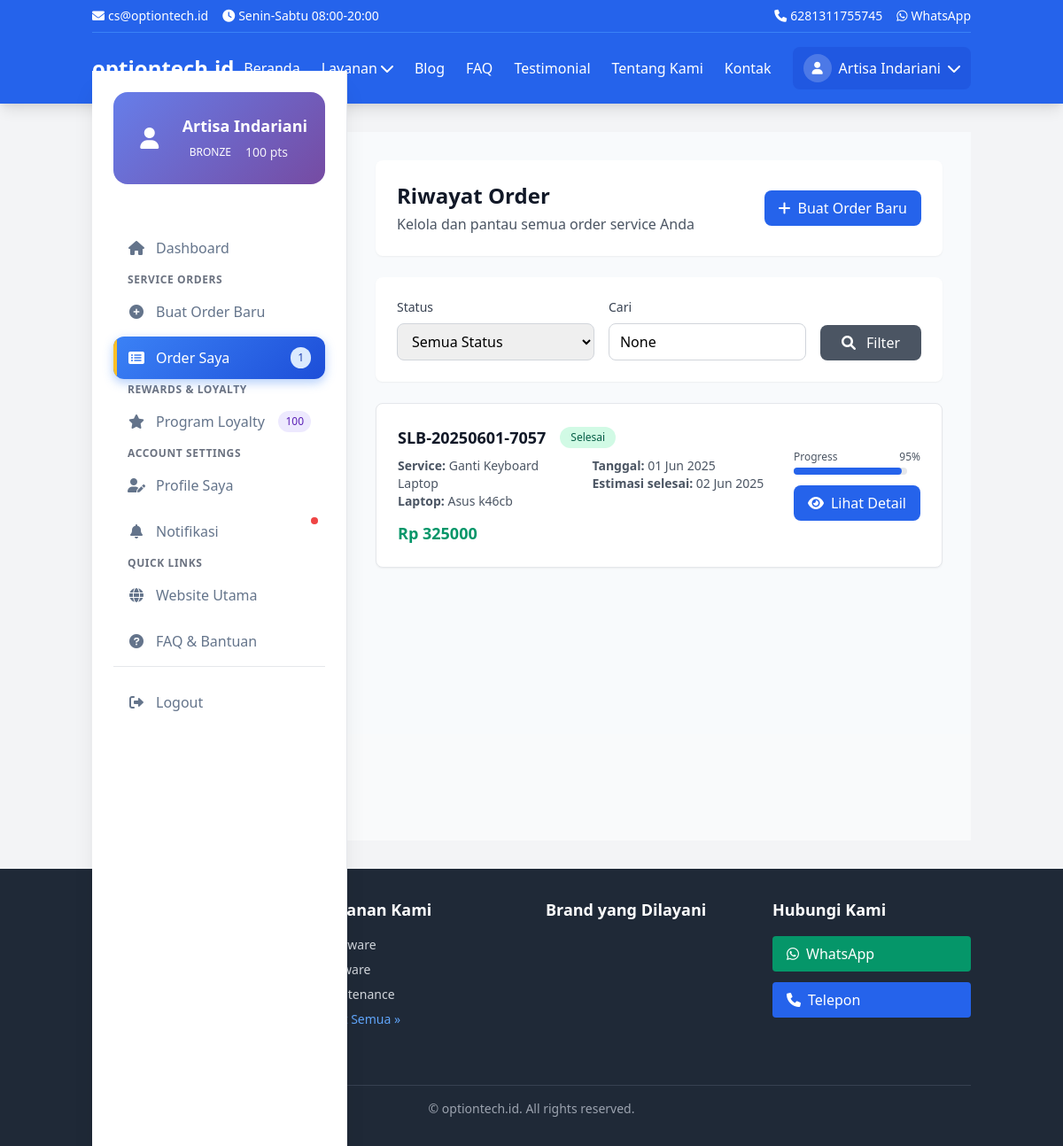
Page /customer/orders/ (signed in) on the earlier database version.
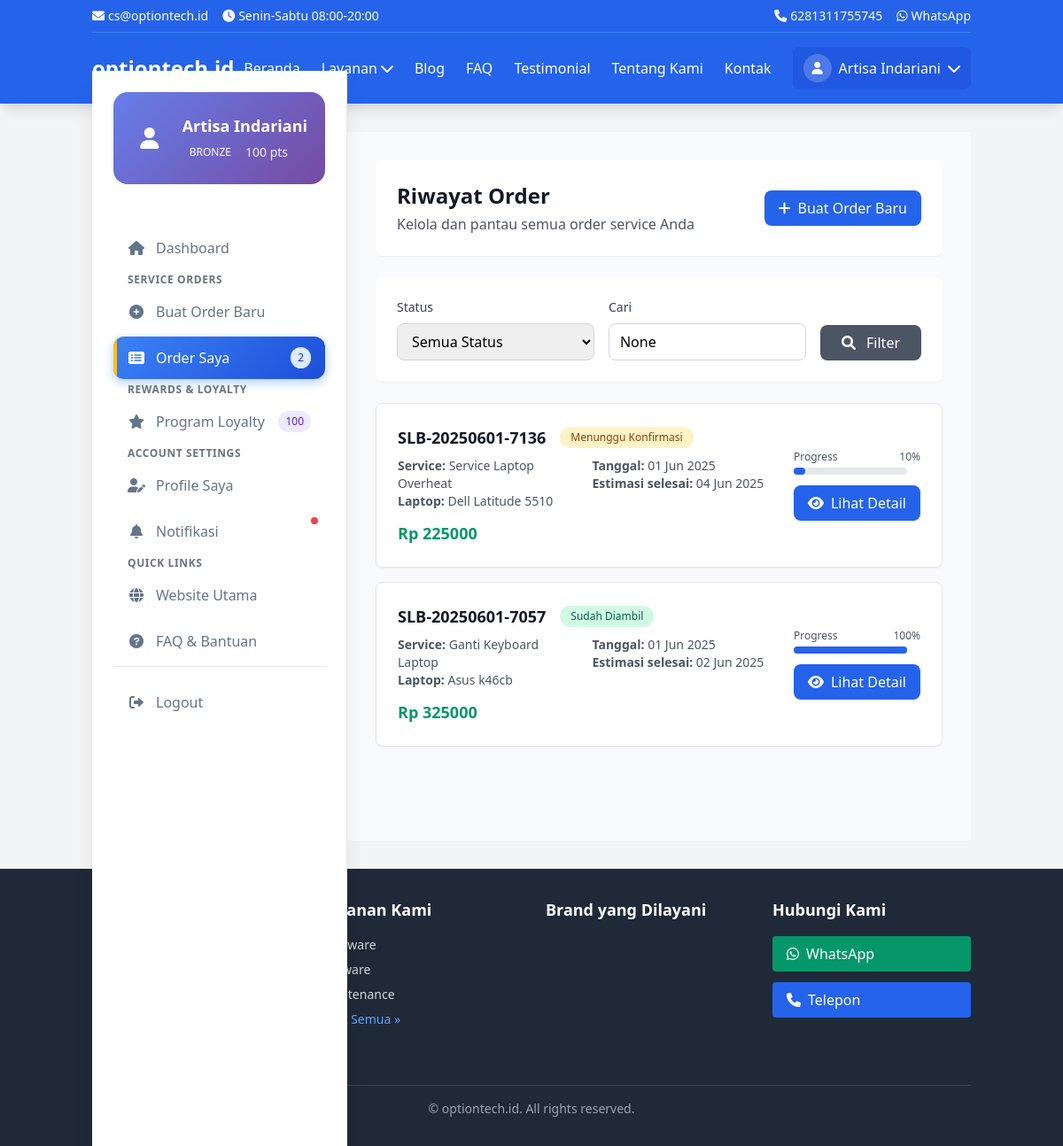
Same page on the later database version.
### customers/models.py (models this page shows, shortened)
class ServiceOrder(TimeStampedModel):
    STATUS_CHOICES = [
        ('PENDING', 'Menunggu Konfirmasi'),
        ('CONFIRMED', 'Dikonfirmasi'),
        ('IN_PROGRESS', 'Sedang Dikerjakan'),
        ('WAITING_PARTS', 'Menunggu Spare Part'),
        ('TESTING', 'Testing & Quality Check'),
        ('COMPLETED', 'Selesai'),
        ('DELIVERED', 'Sudah Diambil'),
        ('CANCELLED', 'Dibatalkan'),
    ]
    PRIORITY_CHOICES = [
        ('LOW', 'Normal'),
        ('MEDIUM', 'Prioritas'),
        ('HIGH', 'Express'),
        ('URGENT', 'Emergency')
    ]
    order_number = models.CharField(max_length=20, unique=True)
    customer = models.ForeignKey(CustomerProfile, on_delete=models.CASCADE, related_name='orders')
    service = models.ForeignKey(Service, on_delete=models.CASCADE)
    device_brand = models.CharField(max_length=50)
    device_model = models.CharField(max_length=100)
    device_serial = models.CharField(max_length=100, blank=True)
    device_condition = models.TextField(help_text="Kondisi awal device saat diterima")
    problem_description = models.TextField()
    status = models.CharField(max_length=20, choices=STATUS_CHOICES, default='PENDING')
    priority = models.CharField(max_length=10, choices=PRIORITY_CHOICES, default='LOW')
    estimated_completion = models.DateTimeField(null=True, blank=True)
    actual_completion = models.DateTimeField(null=True, blank=True)
    estimated_cost = models.DecimalField(max_digits=10, decimal_places=2, default=0)
    final_cost = models.DecimalField(max_digits=10, decimal_places=2, default=0)
    discount_amount = models.DecimalField(max_digits=10, decimal_places=2, default=0)
    total_paid = models.DecimalField(max_digits=10, decimal_places=2, default=0)
    assigned_technician = models.CharField(max_length=100, blank=True)
    internal_notes = models.TextField(blank=True, help_text="Internal notes for technicians")
    customer_notes = models.TextField(blank=True, help_text="Notes visible to customer")
    warranty_period = models.IntegerField(default=30, help_text="Warranty period in days")
    warranty_expiry = models.DateTimeField(null=True, blank=True)
    class Meta:
        ordering = ['-created_at']
        verbose_name = "Service Order"
        verbose_name_plural = "Service Orders"
    def get_progress_percentage(self):
        progress_map = {
            'PENDING': 10,
            'CONFIRMED': 20,
            'IN_PROGRESS': 50,
            'WAITING_PARTS': 60,
            'TESTING': 85,
            'COMPLETED': 95,
            'DELIVERED': 100,
            'CANCELLED': 0
        }
        return progress_map.get(self.status, 0)

### services/models.py (models this page shows, shortened)
class Service(TimeStampedModel, ModelMeta):
    name = models.CharField(max_length=255, help_text="Nama layanan (contoh: Ganti LCD Laptop)")
    slug = models.SlugField(unique=True, blank=True, help_text="URL-friendly name (otomatis)")
    description = RichTextField(help_text="Deskripsi lengkap layanan")
    short_description = models.CharField(
        max_length=500,
        help_text="Deskripsi singkat untuk preview"
    )
    price_min = models.DecimalField(
        max_digits=10,
        decimal_places=2,
        help_text="Harga minimum (Rp)"
    )
    price_max = models.DecimalField(
        max_digits=10,
        decimal_places=2,
        help_text="Harga maksimum (Rp)"
    )
    duration_estimate = models.CharField(
        max_length=100,
        help_text="Estimasi waktu (contoh: 1-2 hari)"
    )
    icon = models.CharField(
        max_length=255,
        blank=True,
        help_text="CSS class icon (contoh: fas fa-laptop)"
    )
    featured_image = models.ImageField(
        upload_to='services/',
        blank=True,
        null=True,
        help_text="Gambar utama layanan"
    )
    is_featured = models.BooleanField(
        default=False,
        help_text="Tampilkan di homepage?"
    )
    is_active = models.BooleanField(
        default=True,
        help_text="Layanan masih tersedia?"
    )
    meta_title = models.CharField(
        max_length=255,
        blank=True,
        help_text="Judul SEO (kosongkan untuk otomatis)"
    )
    meta_description = models.TextField(
        blank=True,
        help_text="Deskripsi SEO (kosongkan untuk otomatis)"
    )
    target_keywords = models.CharField(
        max_length=500,
        blank=True,
        help_text="Keywords utama (pisahkan dengan koma)"
    )
    _metadata = {
        'title': 'get_meta_title',
        'description': 'get_meta_description',
        'keywords': 'get_meta_keywords',
        'image': 'get_meta_image',
    }
    class Meta:
        ordering = ['name']
        verbose_name = "Service"
        verbose_name_plural = "Services"
    def get_meta_title(self):
        """Generate SEO title"""
        if self.meta_title:
            return self.meta_title
        return f"{self.name} - Service Laptop Bandung Terpercaya"
    def get_meta_description(self):
        """Generate SEO description"""
        if self.meta_description:
            return self.meta_description
        return f"{self.short_description} Layanan {self.name} terpercaya di Bandung dengan harga {self.get_price_range()}."
    def get_meta_keywords(self):
        """Generate SEO keywords"""
        keywords = ['service laptop bandung', 'reparasi laptop bandung']
        if self.target_keywords:
            keywords.extend([kw.strip() for kw in self.target_keywords.split(',')])
        keywords.append(self.name.lower())
        return keywords
    def get_meta_image(self):
        """Get meta image URL"""
        if self.featured_image:
            return self.featured_image.url
        return None

class ServiceCategory(TimeStampedModel):
    name = models.CharField(max_length=100)
    slug = models.SlugField(unique=True, blank=True)
    description = models.TextField(blank=True)
    icon = models.CharField(max_length=255, blank=True)
    order = models.IntegerField(default=0, help_text="Urutan tampil")
    class Meta:
        ordering = ['order', 'name']
        verbose_name = "Service Category"
        verbose_name_plural = "Service Categories"

### customers/views.py (the view, shortened to what this page needs)
# urls.py: path('orders/', views.orders_view, name='orders'),
@login_required
def orders_view(request):
    try:
        profile = request.user.customerprofile
    except CustomerProfile.DoesNotExist:
        profile = CustomerProfile.objects.create(user=request.user)
    orders = ServiceOrder.objects.filter(customer=profile).order_by('-created_at')
    status_filter = request.GET.get('status')
    if status_filter:
        orders = orders.filter(status=status_filter)
    search = request.GET.get('search')
    paginator = Paginator(orders, 10)
    page_number = request.GET.get('page')
    page_obj = paginator.get_page(page_number)
    status_choices = ServiceOrder.STATUS_CHOICES
    context = {
        'page_obj': page_obj,
        'status_choices': status_choices,
        'current_status': status_filter,
        'search_query': search,
        'page_title': 'Riwayat Order - Service Laptop Bandung'
    }
    return render(request, 'customers/orders.html', context)

### core/context_processors.py (called while the page is built)
def business_info(request):
    try:
        business = BusinessInfo.objects.first()
        return {'business_info': business}
    except BusinessInfo.DoesNotExist:
        return {'business_info': None}

def navigation_data(request):
    return {
        'nav_service_categories': ServiceCategory.objects.all()[:5],
        'nav_brands': LaptopBrand.objects.filter(is_supported=True)[:8]
    }

### templates/customers/orders.html (shortened to what the changed rows need)
{% extends 'customers/base_customer.html' %}
{% load static %}
{% block customer_content %}
<div class="space-y-6">
    <div class="bg-white rounded-lg shadow-sm p-6">
        <div class="flex flex-col sm:flex-row sm:items-center sm:justify-between">
            <div>
                <h1 class="text-2xl font-bold text-gray-900">Riwayat Order</h1>
            </div>
        </div>
    </div>
    {% if page_obj.object_list %}
    <div class="space-y-4">
        {% for order in page_obj.object_list %}
        <div class="bg-white rounded-lg shadow-sm border border-gray-200 hover:shadow-md transition-shadow">
            <div class="p-6">
                <div class="flex flex-col lg:flex-row lg:items-center lg:justify-between">
                    <div class="flex-1">
                        <div class="flex items-center mb-2">
                            <h3 class="text-lg font-semibold text-gray-900 mr-4">
                                {{ order.order_number }}
                            </h3>
                            <span class="px-3 py-1 text-xs rounded-full font-medium
                                       {% if order.status == 'COMPLETED' or order.status == 'DELIVERED' %}bg-green-100 text-green-800
                                       {% elif order.status == 'IN_PROGRESS' or order.status == 'TESTING' %}bg-blue-100 text-blue-800
                                       {% elif order.status == 'PENDING' or order.status == 'CONFIRMED' %}bg-yellow-100 text-yellow-800
                                       {% elif order.status == 'CANCELLED' %}bg-red-100 text-red-800
                                       {% else %}bg-gray-100 text-gray-800{% endif %}">
                                {{ order.get_status_display }}
                            </span>
                        </div>
                        <div class="grid grid-cols-1 md:grid-cols-2 gap-4 text-sm text-gray-600">
                            <div>
                                <p><strong>Service:</strong> {{ order.service.name }}</p>
                                <p><strong>Laptop:</strong> {{ order.device_brand }} {{ order.device_model }}</p>
                            </div>
                            <div>
                                <p><strong>Tanggal:</strong> {{ order.created_at|date:"d M Y" }}</p>
                                {% if order.estimated_completion %}
                                <p><strong>Estimasi selesai:</strong> {{ order.estimated_completion|date:"d M Y" }}</p>
                                {% endif %}
                            </div>
                        </div>
                        {% if order.estimated_cost > 0 %}
                        <div class="mt-3">
                            <span class="text-lg font-bold text-green-600">
                                Rp {{ order.estimated_cost|floatformat:0 }}
                            </span>
                        </div>
                        {% endif %}
                    </div>
                    <div class="mt-4 lg:mt-0 lg:ml-6 lg:text-right">
                        <div class="mb-3">
                            <div class="flex justify-between text-xs text-gray-600 mb-1">
                                <span>Progress</span>
                                <span>{{ order.get_progress_percentage }}%</span>
                            </div>
                            <div class="w-32 bg-gray-200 rounded-full h-2">
                                <div class="bg-blue-600 h-2 rounded-full transition-all duration-300"
                                     style="width: {{ order.get_progress_percentage }}%"></div>
                            </div>
                        </div>
                        <a href="{% url 'customers:order_detail' order.order_number %}"
                           class="inline-flex items-center px-4 py-2 bg-blue-600 text-white rounded-lg hover:bg-blue-700 transition-colors">
                            <i class="fas fa-eye mr-2"></i>
                            Lihat Detail
                        </a>
                    </div>
                </div>
            </div>
        </div>
        {% endfor %}
    </div>
    {% endif %}
</div>
{% endblock %}

### templates/customers/base_customer.html (shortened to what the changed rows need)
{% extends 'base.html' %}
{% load static %}
{% block content %}
<div class="min-h-screen bg-gray-50">
    <div class="desktop-sidebar hidden lg:fixed lg:inset-y-0 lg:flex lg:w-72 lg:flex-col lg:pt-20 z-30">
        <div class="flex flex-col flex-1 bg-white shadow-xl border-r border-gray-200">
            <nav class="flex-1 px-6 pb-6 sidebar-nav">
                <div class="space-y-1">
                    <div class="nav-item">
                        <a href="{% url 'customers:orders' %}"
                           class="nav-link {% if 'orders' in request.resolver_match.url_name and request.resolver_match.url_name != 'create_order' %}active{% endif %}">
                            <div class="nav-icon">
                                <i class="fas fa-list-alt"></i>
                            </div>
                            <span>Order Saya</span>
                            {% if user.customerprofile %}
                                {% with active_orders=user.customerprofile.orders.all|length %}
                                    {% if active_orders > 0 %}
                                    <span class="ml-auto bg-blue-100 text-blue-800 text-xs px-2 py-1 rounded-full">
                                        {{ active_orders }}
                                    </span>
                                    {% endif %}
                                {% endwith %}
                            {% endif %}
                        </a>
                    </div>
                </div>
            </nav>
        </div>
    </div>
    <div class="lg:pl-72">
        <main class="main-content p-4 lg:p-8">
            {% block customer_content %}
            {% endblock %}
        </main>
    </div>
</div>
{% endblock %}

### templates/base.html (shortened to what the changed rows need)
<!DOCTYPE html>
<html lang="id">
<head>
    {% block og_image %}{% load static %}{{ request.scheme }}://{{ request.get_host }}{% static 'img/logo-og.jpg' %}{% endblock %}">
    {% load schema_tags %}
    {% load static %}
    <link href="https://cdn.jsdelivr.net/npm/tailwindcss@2.2.19/dist/tailwind.min.css" rel="stylesheet">
    <link rel="stylesheet" href="https://cdnjs.cloudflare.com/ajax/libs/font-awesome/6.0.0/css/all.min.css">
</head>
<body class="bg-gray-100 min-h-screen flex flex-col">
<main class="flex-grow container mx-auto px-4 py-8">
    {% block content %}
    {% endblock %}
</main>
<footer class="bg-gray-800 text-white mt-auto">
    <div class="container mx-auto px-4 py-8">
        <div class="grid md:grid-cols-4 gap-8">
            <div>
                <ul class="space-y-2 text-sm">
                    {% for category in nav_service_categories %}
                        <li>
                            <a href="{% url 'services:category' category.slug %}"
                               class="text-gray-300 hover:text-white">
                                {{ category.name }}
                            </a>
                        </li>
                    {% endfor %}
                </ul>
            </div>
        </div>
    </div>
</footer>
</body>
</html>

Differences in the rows shown:
added ServiceOrder: order_number "SLB-20250601-7136", status "Menunggu Konfirmasi", service.name "Service Laptop Overheat", device_brand "Dell", device_model "Latitude 5510", created_at "01 Jun 2025", estimated_completion "04 Jun 2025", estimated_cost "225000", get_progress_percentage "10"
changed ServiceOrder "SLB-20250601-7057": status "Selesai" → "Sudah Diambil"; get_progress_percentage "95" → "100"
Other differences:
{{ active_orders }}: "1" → "2"
